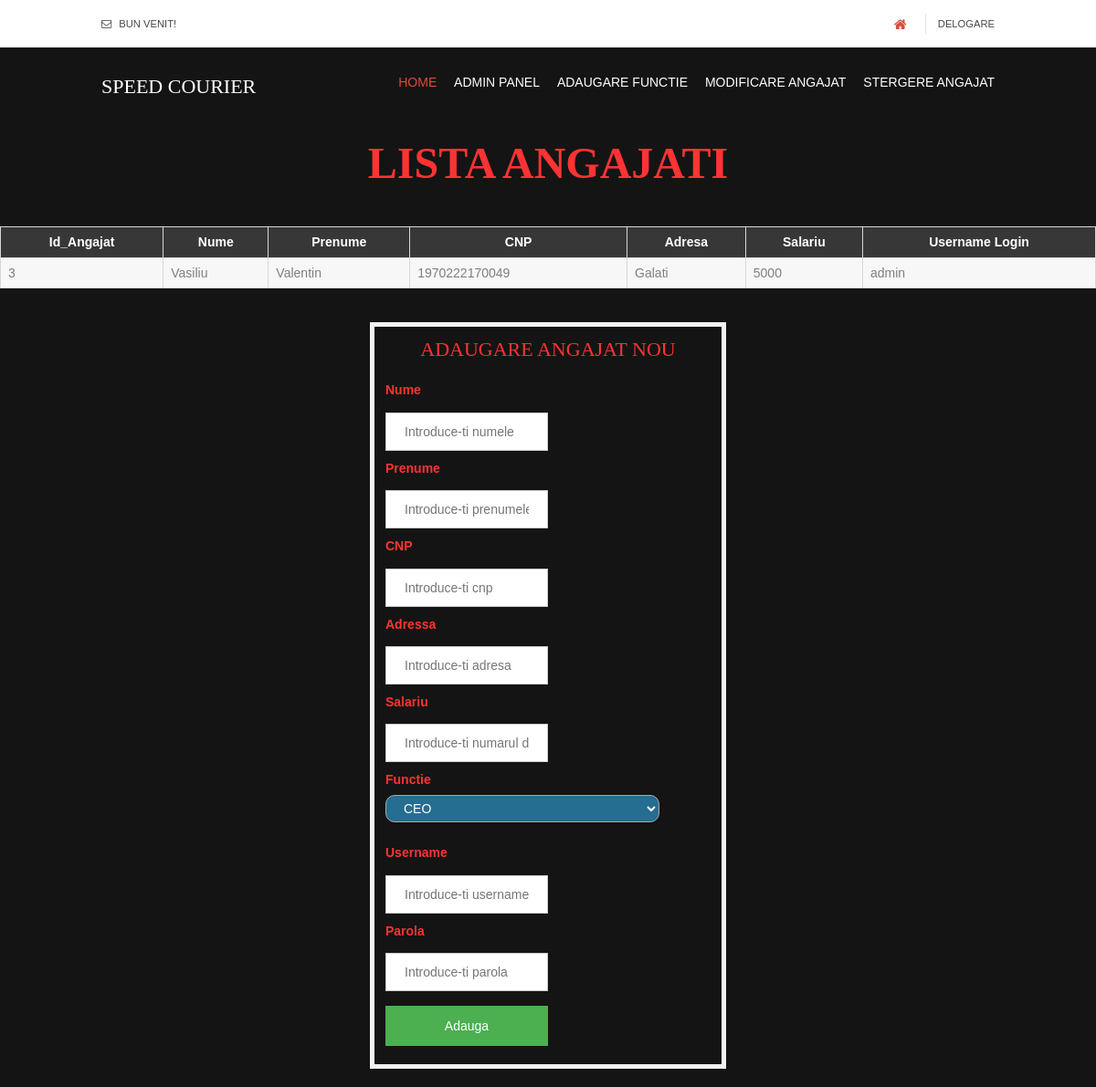
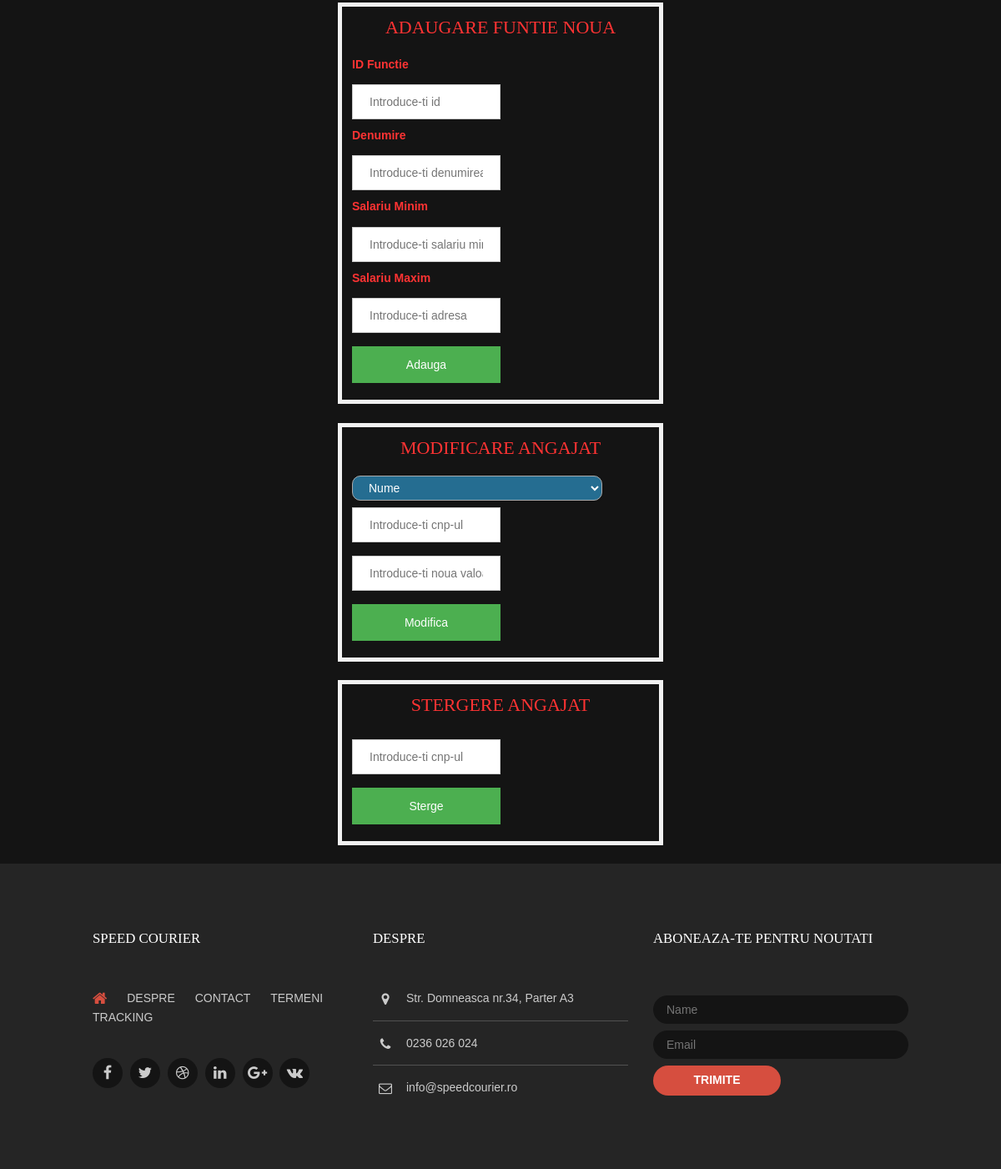
/angajati.php, run on the app's committed database (2 pictures, top to bottom).
### tables this page shows
CREATE TABLE `angajati` (
  `coda` int(5) NOT NULL,
  `nume` varchar(15) DEFAULT NULL,
  `prenume` varchar(15) DEFAULT NULL,
  `cnp` bigint(14) DEFAULT NULL,
  `adresa` varchar(30) DEFAULT NULL,
  `salariu` int(10) DEFAULT NULL,
  `codf` int(5) DEFAULT NULL,
  `username` varchar(15) DEFAULT NULL,
  `password` varchar(15) DEFAULT NULL
);

### angajati.php (the view, shortened to what this page needs)
<!DOCTYPE html>
<html>
<head>
<link href="layout/styles/layout.css" rel="stylesheet" type="text/css" media="all">
</head>
<body id="top">
<div class="wrapper row0">
  <div id="topbar" class="hoc clear">
    <div class="fl_left">
      <ul>
        <li><i class="fa fa-envelope-o"></i> Bun venit!</li>
      </ul>
    </div>
    <div class="fl_right">
      <ul>
        <li><a href="#"><i class="fa fa-lg fa-home"></i></a></li>
        <li><a href="index.html">Delogare</a></li>
      </ul>
    </div>
  </div>
</div>
<div class="wrapper row1">
  <header id="header" class="hoc clear">
    <div id="logo" class="fl_left">
      <h1><a href="index.html">SPEED COURIER</a></h1>
    </div>
    <nav id="mainav" class="fl_right">
      <ul class="clear">
        <li class="active"><a href="index.html">Home</a></li>
		<li><a href="admin.html">ADMIN PANEL</a></li>
		<li><a href="angajati.php#functie">Adaugare functie</a></li>
		<li><a href="angajati.php#modificare">Modificare angajat</a></li>
        <li><a href="angajati.php#stergere">Stergere angajat</a></li>
      </ul>
    </nav>
  </header>
  </div>
  <br><center><h1><b><font color="FF3333" size="26">Lista angajati</font></h1></b></center><br>
<?php
$servername = "localhost";
$username = "root";
$password = "";
$dbname = "curier";
$conn = new mysqli($servername, $username, $password, $dbname);
			$query = "select * from angajati";
            $data=$conn->query($query);
            echo '<table width="70%" border="1" font color="black" cellpadding="5" cellspacing="5">
            <tr>
            <th>Id_Angajat</th>
            <th>Nume</th>
            <th>Prenume</th>
            <th>CNP</th>
            <th>Adresa</th>
            <th>Salariu</th>
            <th>Username Login</th>
            </tr>';
            foreach($data as $row)
            {
                echo '<tr>
                <td>'.$row["coda"].'</td>
                <td>'.$row["nume"].'</td>
                <td>'.$row["prenume"].'</td>
               <td>'.$row["cnp"].'</td>
               <td>'.$row["adresa"].'</td>
                <td>'.$row["salariu"].'</td>
                <td>'.$row["username"].'</td>
                </tr>';
            }
            echo '</table>';
?>
<br>
<form action="angajatiaction.php" method="post">
  <div class="container">
	<center><font color="FF3333"><h1>Adaugare angajat nou</h1></font></center>
    <label for="nume"><b><font color="FF3333">Nume</font></b></label>
    <input type="text" placeholder="Introduce-ti numele" name="nume" requiFF3333>
	<label for="prenume"><b><font color="FF3333">Prenume</font></b></label>
    <input type="text" placeholder="Introduce-ti prenumele" name="prenume" requiFF3333>
	<label for="cnp"><b><font color="FF3333">CNP</font></b></label>
    <input type="text" placeholder="Introduce-ti cnp" name="cnp" requiFF3333>
	<label for="adresa"><b><font color="FF3333">Adressa</font></b></label>
    <input type="text" placeholder="Introduce-ti adresa" name="adresa" requiFF3333>
	<label for="salariu"><b><font color="FF3333">Salariu</font></b></label>
    <input type="text" placeholder="Introduce-ti numarul de telefon" name="salariu" requiFF3333>
	<br><label for="password"><b><font color="FF3333">Functie</font></b></label>
	<?php
 $get=mysql_query("SELECT denumire FROM functie");
$option = '';
 while($row = mysql_fetch_assoc($get))
{
  $option .= '<option value = "'.$row['denumire'].'">'.$row['denumire'].'</option>';
}
?>
<select id="soflow-color">
<?php echo $option; ?>
</select>
	<br>
	<label for="username"><b><font color="FF3333">Username</font></b></label>
    <input type="text" placeholder="Introduce-ti username" name="username" requiFF3333>
    <br><label for="password"><b><font color="FF3333">Parola</font></b></label>
    <input type="password" placeholder="Introduce-ti parola" name="password" requiFF3333>
    <button type="submit" name="btnRegister">Adauga</button>
  </div>
</form>
<br>
<form action="angajatiaction.php" method="post" id="functie">
  <div class="container">
	<center><font color="FF3333"><h1>Adaugare Funtie noua</h1></font></center>
    <label for="idf"><b><font color="FF3333">ID Functie</font></b></label>
    <input type="text" placeholder="Introduce-ti id" name="idf" requiFF3333>
	<label for="prenume"><b><font color="FF3333">Denumire</font></b></label>
    <input type="text" placeholder="Introduce-ti denumirea functiei" name="denumire" requiFF3333>
	<label for="cnp"><b><font color="FF3333">Salariu Minim</font></b></label>
    <input type="text" placeholder="Introduce-ti salariu minim" name="salmin" requiFF3333>
	<label for="adresa"><b><font color="FF3333">Salariu Maxim</font></b></label>
    <input type="text" placeholder="Introduce-ti adresa" name="salmax" requiFF3333>
	 <button type="submit" name="btnFunctie">Adauga</button>
</div>
</form>
<br>
<form action="angajatiaction.php" method="post" id="modificare">
  <div class="container">
	<center><font color="FF3333"><h1>Modificare angajat</h1></font></center>
    <select name="modificareangajat" id="soflow-color">
    <option value="A">Nume</option>
	</select>
    <input type="text" placeholder="Introduce-ti cnp-ul" name="cnpvalue" requiFF3333>
    <input type="text" placeholder="Introduce-ti noua valoare" name="newvalue" requiFF3333>
	 <button type="submit" name="btnModifica">Modifica</button>
</div>
</form>
<br>
<form action="angajatiaction.php" method="post" id="stergere">
<div class="container">
    <center><font color="FF3333"><h1>Stergere angajat</h1></font></center>
    <input type="text" placeholder="Introduce-ti cnp-ul" name="cnpvalue">
	<button type="submit" name="btnSterge">Sterge</button>
</div>
</form>
<br>
<div class="wrapper row4">
  <footer id="footer" class="hoc clear">
    <div class="one_third first">
      <h6 class="heading">SPEED COURIER</h6>
      <nav>
        <ul class="nospace">
          <li><a href="#"><i class="fa fa-lg fa-home"></i></a></li>
          <li><a href="#">Despre</a></li>
          <li><a href="#">Contact</a></li>
          <li><a href="#">Termeni</a></li>
          <li><a href="#">Tracking</a></li>
        </ul>
      </nav>
      <ul class="faico clear">
        <li><a class="faicon-facebook" href="#"><i class="fa fa-facebook"></i></a></li>
        <li><a class="faicon-twitter" href="#"><i class="fa fa-twitter"></i></a></li>
        <li><a class="faicon-dribble" href="#"><i class="fa fa-dribbble"></i></a></li>
        <li><a class="faicon-linkedin" href="#"><i class="fa fa-linkedin"></i></a></li>
        <li><a class="faicon-google-plus" href="#"><i class="fa fa-google-plus"></i></a></li>
        <li><a class="faicon-vk" href="#"><i class="fa fa-vk"></i></a></li>
      </ul>
    </div>
    <div class="one_third">
      <h6 class="heading">Despre</h6>
      <ul class="nospace linklist contact">
        <li><i class="fa fa-map-marker"></i>
          <address>
			Str. Domneasca nr.34, Parter A3
          </address>
        </li>
        <li><i class="fa fa-phone"></i> 0236 026 024</li>
        <li><i class="fa fa-envelope-o"></i> info@speedcourier.ro</li>
      </ul>
    </div>
    <div class="one_third">
      <h6 class="heading">Aboneaza-te pentru noutati </h6>
      <form method="post" action="#">
        <fieldset>
          <input class="btmspace-15" type="text" value="" placeholder="Name">
          <input class="btmspace-15" type="text" value="" placeholder="Email">
          <button type="submit" value="submit">Trimite</button>
        </fieldset>
      </form>
    </div>
  </footer>
</div>
</body>
</html>

### layout/styles/framework.css (style rules this page uses)
html { overflow-y:scroll; overflow-x:hidden; }
html, body { margin:0; padding:0; font-size:14px; line-height:1.6em; }
*, *::before, *::after { box-sizing:border-box; }
.nospace { margin:0; padding:0; list-style:none; }
.clear, .group { display:block; }
.clear::before, .clear::after, .group::before, .group::after { display:table; content:""; }
.clear, .clear::after, .group, .group::after { clear:both; }
a { outline:none; text-decoration:none; }
.fl_left, .imgl { float:left; }
.fl_right, .imgr { float:right; }
body, input, textarea, select { font-family:Verdana, Geneva, sans-serif; }
h1, h2, h3, h4, h5, h6, .heading { font-family:Georgia, "Times New Roman", Times, serif; }
form, fieldset, legend { margin:0; padding:0; border:none; }
label, input, textarea, select, button { display:block; resize:none; outline:none; color:inherit; font-size:inherit; font-family:inherit; vertical-align:middle; }
label { margin-bottom:5px; }
h1, h2, h3, h4, h5, h6, .heading { margin:0 0 20px 0; font-size:22px; line-height:normal; font-weight:normal; text-transform:uppercase; }
address { font-style:normal; font-weight:normal; }
.wrapper { display:block; position:relative; width:100%; margin:0; padding:0; text-align:left; word-wrap:break-word; }
.hoc { display:block; margin:0 auto; }
address, article, aside, figcaption, figure, footer, header, main, nav, section { display:block; margin:0; padding:0; }
.one_half, .one_third, .two_third, .one_quarter, .two_quarter, .three_quarter { display:inline-block; float:left; margin:0 0 0 3.06748466257669%; list-style:none; }
.first { margin-left:0; clear:left; }
.one_third { width:31.28834355828221%; }
.btmspace-15 { margin-bottom:15px; }

### angajati.php (style rules this page uses)
body { font-family: Arial, Helvetica, sans-serif; }
form { border: 0px solid #f1f1f1; }
input[type=text], input[type=password] { width: 50%; padding: 12px 20px; margin: 8px 0; color: #00ff00; display: inline-block; border: 1px solid #ccc; box-sizing: border-box; }
button { background-color: #4CAF50; color: white; padding: 14px 20px; margin: 8px 0; border: none; cursor: pointer; width: 50%; }
.container { padding: 12px; border: 5px solid #f1f1f1; margin-left: 405px; margin-right: 405px; }

### data on the page
angajati: coda "3", nume "Vasiliu", prenume "Valentin", cnp "1970222170049", adresa "Galati", salariu "5000", username "admin"

### other printed values
form field value "CEO"
